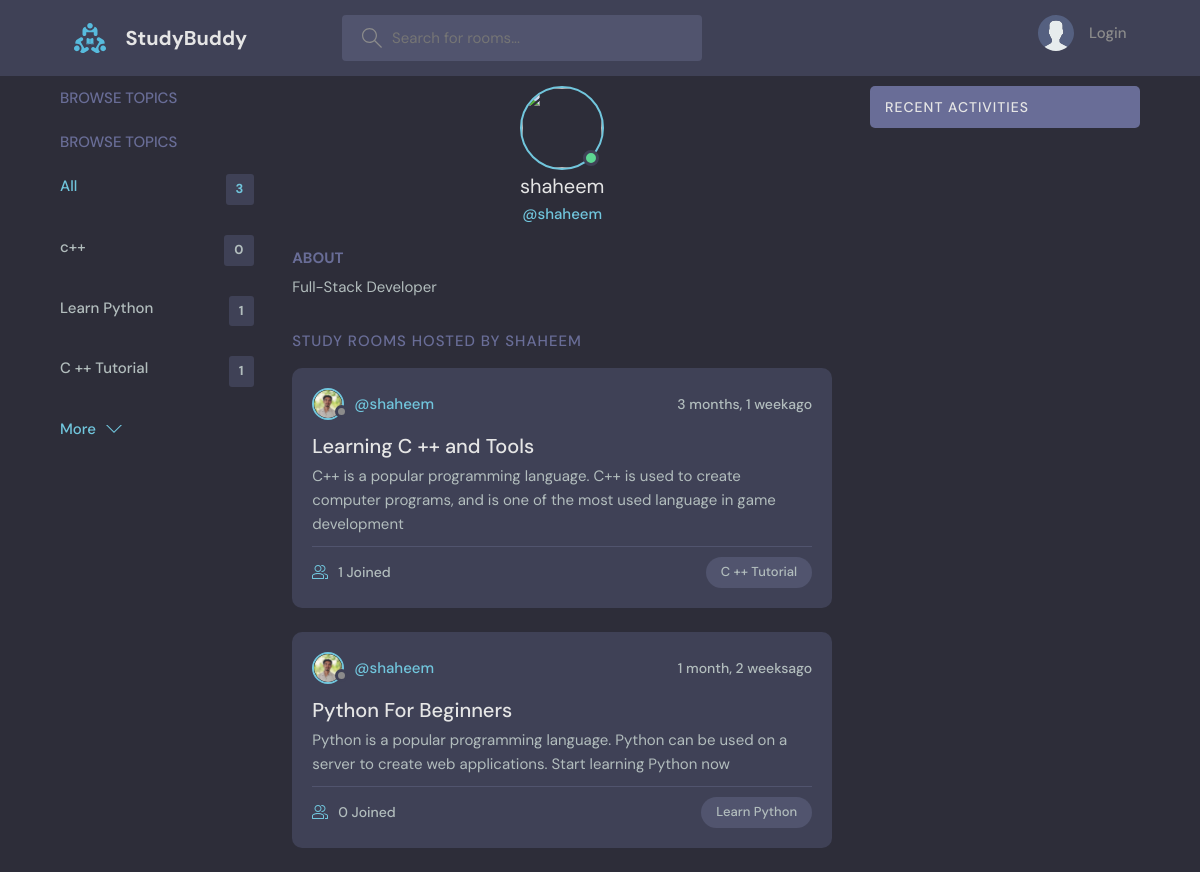
Page /profile/1/ on the earlier database version.
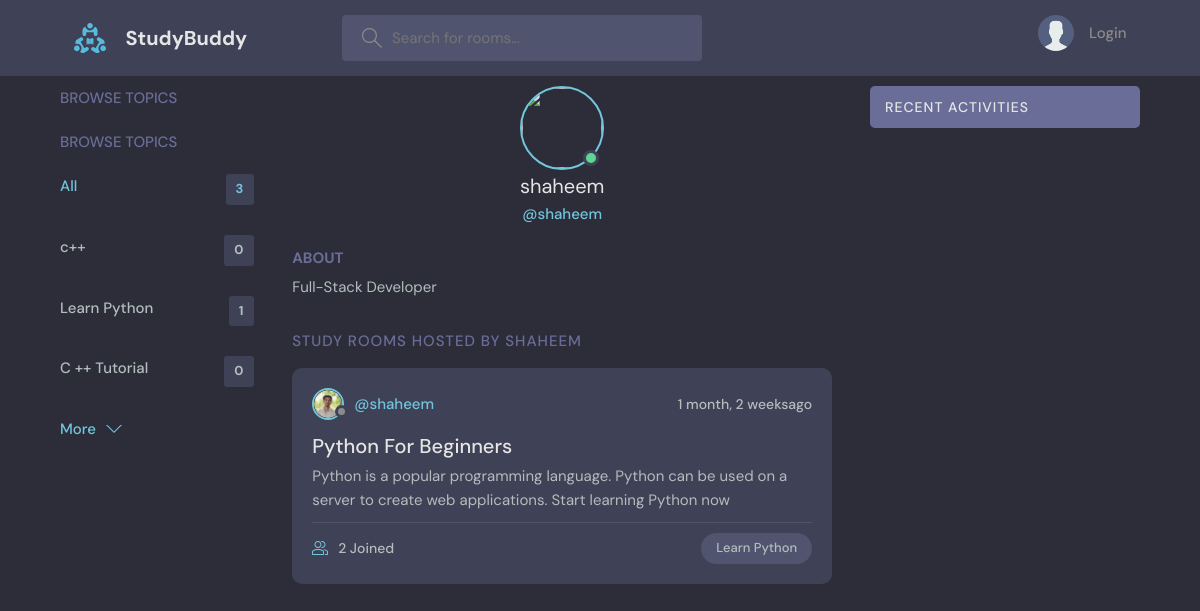
Same page on the later database version.
### base/models.py (models this page shows, shortened)
class Topic(models.Model):
    name = models.CharField(max_length=200)

class Room(models.Model):
    host = models.ForeignKey(User, on_delete=models.SET_NULL,null=True)
    topic = models.ForeignKey(Topic, on_delete=models.SET_NULL,null=True)
    name = models.CharField(max_length=200)
    description = models.TextField(blank=True,null=True)
    participants = models.ManyToManyField(User,related_name='participants',blank=True)
    updated = models.DateTimeField(auto_now=True)
    created = models.DateTimeField(auto_now_add=True)
    class Meta:
        ordering = ["-updated","-created"]

class User(AbstractUser):
    name = models.CharField(max_length=200, null=True,blank=True)
    email = models.EmailField(unique=True, null=True,blank=True)
    bio = models.TextField(null=True,blank=True)
    avatar = models.ImageField(null=True,blank=True,default='avatar.svg')
    USERNAME_FIELD = 'email'
    REQUIRED_FIELDS = ['username']

### base/views.py (the view)
# urls.py: path('profile/<str:pk>/',views.userProfile,name="user-profile"),
def userProfile(request,pk):
    user = User.objects.get(id=pk)
    rooms = user.room_set.all() #------
    room_message = user.message_set.all()
    topics = Topic.objects.all()
    context = {'user':user,'rooms':rooms,'room_message':room_message,'topics':topics}
    return render(request,'base/profile.html',context)

### base/templates/base/profile.html (shortened to what this page needs)
{% extends "main.html" %}
{% block content %}
  <main class="profile-page layout layout--3">
    <div class="container">
      <div class="topics">
        <div class="topics__header">
          <h2>Browse Topics</h2>
        </div>
        {% include "base/topic_component.html" %}
      </div>
      <div class="roomList">
        <div class="profile">
          <div class="profile__avatar">
            <div class="avatar avatar--large active">
              <img src="{{request.user.avatar.url}}" />
            </div>
          </div>
          <div class="profile__info">
            <h3>{{user.username}}</h3>
            <p>@{{user.username}}</p>
          </div>
          <div class="profile__about">
            <h3>About</h3>
            <p>
            {{user.bio}}
            </p>
          </div>
        </div>
        <div class="roomList__header">
          <div>
            <h2>Study Rooms Hosted by {{user.username}}</a>
            </h2>
          </div>
        </div>
        {% include "base/feed_component.html" %}
      </div>
      {% include "base/activity_component.html" %}
    </div>
  </main>
{% endblock %}

### base/templates/base/topic_component.html
<div class="topics">
  <div class="topics__header">
    <h2>Browse Topics</h2>
  </div>
  <ul class="topics__list">
    <li>
      <a href="{% url 'home' %}" class="active">All <span>{{topics.count}}</span></a>
    </li>
    {% for topic in topics %}
    <li>
      <a href="{% url 'home' %}?q={{topic.name}}">{{ topic.name }}<span>{{topic.room_set.all.count}}</span></a>
    </li>
     {% endfor %}
  </ul>
  <a class="btn btn--link" href="{% url 'topics' %}">
    More
    <svg version="1.1" xmlns="http://www.w3.org/2000/svg" width="32" height="32" viewBox="0 0 32 32">
      <title>chevron-down</title>
      <path d="M16 21l-13-13h-3l16 16 16-16h-3l-13 13z"></path>
    </svg>
  </a>
</div>

### base/templates/base/feed_component.html (shortened to what this page needs)
{% for room in rooms %}
<div class="roomListRoom">
  <div class="roomListRoom__header">
    <a href="{% url 'user-profile' room.host.id %}" class="roomListRoom__author">
      <div class="avatar avatar--small">
        <img src="{{room.host.avatar.url}}" />
      </div>
      <span>@{{room.host.username}}</span>
    </a>
    <div class="roomListRoom__actions">
      <span>{{room.created|timesince}}ago</span>
    </div>
  </div>
  <div class="roomListRoom__content">
    <a href="{% url 'room' room.id  %}">{{room.name}}</a>
    <p>{{room.description}}</p>
  </div>
  <div class="roomListRoom__meta">
    <a href="{% url 'room' room.id  %}" class="roomListRoom__joined">
      {{room.participants.all.count}} Joined
    </a>
    <p class="roomListRoom__topic">{{room.topic.name}}</p>
  </div>
</div>
 {% endfor %}

Differences in the rows shown:
removed Room: host.avatar (picture), host.username "shaheem", created "3 months, 1 week", name "Learning C ++ and Tools", description "C++ is a popular programming language. C++ is used to create computer programs, and is one of the most used language in game development", participants.all.count "1", topic.name "C ++ Tutorial"
computed for Topic "C ++ Tutorial": room_set.all.count "1" → "0"
computed for Room "Python For Beginners": participants.all.count "0" → "2"
